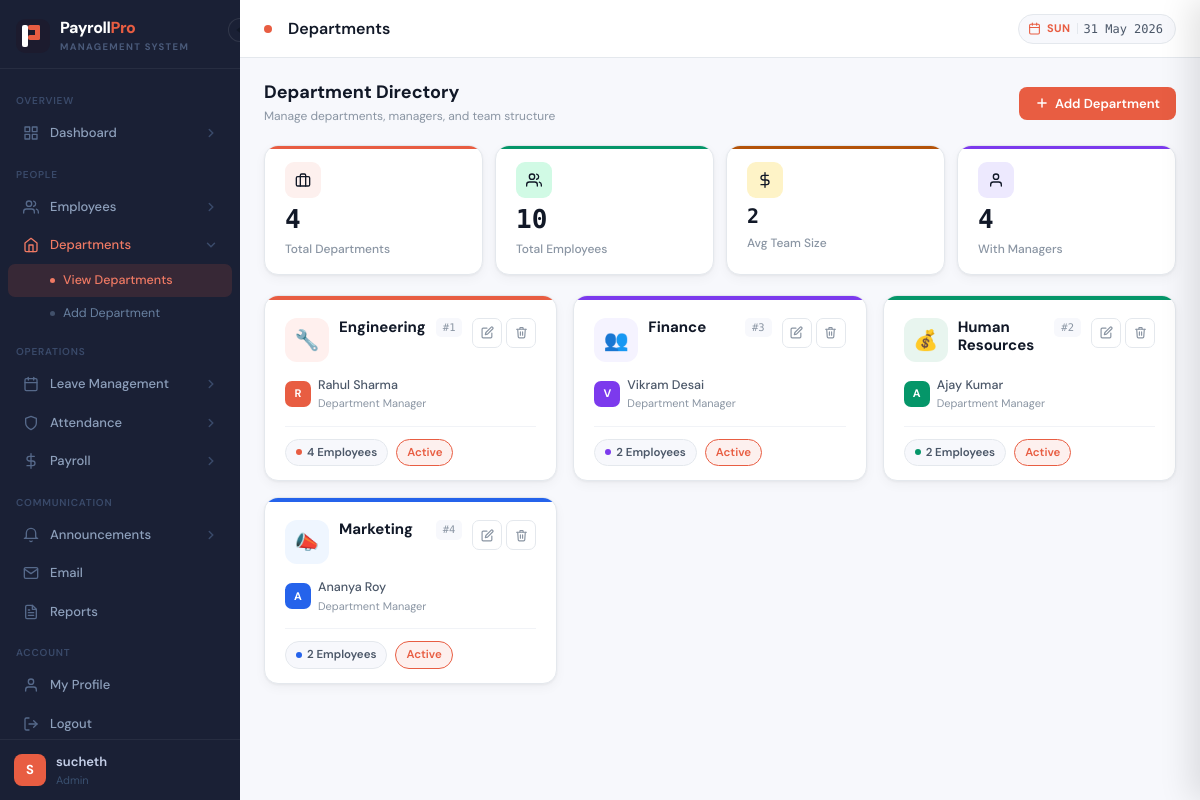
The page /departments (signed in) on the database its author committed.
### tables this page shows
CREATE TABLE departments (
        department_id INTEGER PRIMARY KEY AUTOINCREMENT,
        dept_name TEXT NOT NULL UNIQUE, manager TEXT
    );

### app.py (the view)
@app.route("/departments")
@hr_required
def departments():
    conn  = get_connection()
    depts = conn.execute("""
        SELECT d.*, COUNT(e.employee_id) as emp_count
        FROM departments d
        LEFT JOIN employees e ON e.department_id=d.department_id AND e.status='Active'
        GROUP BY d.department_id ORDER BY d.dept_name
    """).fetchall()
    conn.close()
    open_modal = request.args.get("open") == "add"
    return render_template("departments.html", departments=depts, open_modal=open_modal)

### app.py (called while the page is built)
def hr_required(f):
    from functools import wraps
    @wraps(f)
    def decorated(*args, **kwargs):
        if "user_id" not in session:
            return redirect(url_for("login"))
        if session.get("role") not in ("admin", "hr"):
            flash("Access denied. HR/Admin only.", "danger")
            return redirect(url_for("dashboard"))
        return f(*args, **kwargs)
    return decorated

@app.context_processor
def inject_globals():
    return {"now": datetime.date.today(), "calendar": calendar}

### database.py (called while the page is built)
def get_db_path(username=None):
    DEMO_USERS = {"admin", "hr", "amit"}
    if username is None:
        try:
            from flask import session
            username = session.get("db_owner") or session.get("username", "")
        except RuntimeError:
            return DEMO_DB
    if not username or username.lower() in DEMO_USERS:
        return DEMO_DB
    safe = "".join(c for c in username.lower() if c.isalnum() or c == "_")
    return os.path.join(BASE_DIR, f"payroll_{safe}.db")

def get_connection(username=None):
    db_path = get_db_path(username)
    conn = sqlite3.connect(db_path, timeout=30, check_same_thread=False)
    conn.row_factory = sqlite3.Row
    conn.execute("PRAGMA foreign_keys = ON")
    conn.execute("PRAGMA journal_mode = WAL")
    return conn

### templates/departments.html (shortened to what this page needs)
{% extends "base.html" %}
{% block page_title %}Departments{% endblock %}
{% block content %}
<div class="dp-page">
  <div class="dp-header">
    <div>
      <div class="dp-header-title">Department Directory</div>
      <div class="dp-header-sub">Manage departments, managers, and team structure</div>
    </div>
    <div class="dp-header-actions">
      <button class="btn btn-primary" onclick="toggleModal('addDeptModal')">
        <svg width="14" height="14" viewBox="0 0 24 24" fill="none" stroke="currentColor" stroke-width="2.5" stroke-linecap="round" stroke-linejoin="round"><line x1="12" y1="5" x2="12" y2="19"/><line x1="5" y1="12" x2="19" y2="12"/></svg>
        Add Department
      </button>
    </div>
  </div>
  <div class="dp-kpis">
    <div class="stat-card dp-kpi-total">
      <div class="stat-icon">
        <svg width="16" height="16" viewBox="0 0 24 24" fill="none" stroke="currentColor" stroke-width="2" stroke-linecap="round" stroke-linejoin="round"><rect x="2" y="7" width="20" height="14" rx="2"/><path d="M16 21V5a2 2 0 0 0-2-2h-4a2 2 0 0 0-2 2v16"/></svg>
      </div>
      <div class="stat-value">{{ departments|length }}</div>
      <div class="stat-label">Total Departments</div>
    </div>
    <div class="stat-card dp-kpi-emp">
      <div class="stat-icon">
        <svg width="16" height="16" viewBox="0 0 24 24" fill="none" stroke="currentColor" stroke-width="2" stroke-linecap="round" stroke-linejoin="round"><path d="M17 21v-2a4 4 0 0 0-4-4H5a4 4 0 0 0-4 4v2"/><circle cx="9" cy="7" r="4"/><path d="M23 21v-2a4 4 0 0 0-3-3.87"/><path d="M16 3.13a4 4 0 0 1 0 7.75"/></svg>
      </div>
      <div class="stat-value">{{ departments|sum(attribute='emp_count') }}</div>
      <div class="stat-label">Total Employees</div>
    </div>
    <div class="stat-card dp-kpi-avg">
      <div class="stat-icon">
        <svg width="16" height="16" viewBox="0 0 24 24" fill="none" stroke="currentColor" stroke-width="2" stroke-linecap="round" stroke-linejoin="round"><line x1="12" y1="1" x2="12" y2="23"/><path d="M17 5H9.5a3.5 3.5 0 0 0 0 7h5a3.5 3.5 0 0 1 0 7H6"/></svg>
      </div>
      <div class="stat-value" style="font-size:20px;">
        {% if departments|length > 0 %}
          {{ (departments|sum(attribute='emp_count') / departments|length)|round(0,'floor')|int }}
        {% else %}0{% endif %}
      </div>
      <div class="stat-label">Avg Team Size</div>
    </div>
    <div class="stat-card dp-kpi-mgr">
      <div class="stat-icon">
        <svg width="16" height="16" viewBox="0 0 24 24" fill="none" stroke="currentColor" stroke-width="2" stroke-linecap="round" stroke-linejoin="round"><path d="M20 21v-2a4 4 0 0 0-4-4H8a4 4 0 0 0-4 4v2"/><circle cx="12" cy="7" r="4"/></svg>
      </div>
      <div class="stat-value">{{ departments|selectattr('manager')|list|length }}</div>
      <div class="stat-label">With Managers</div>
    </div>
  </div>
  <div class="dp-grid" id="deptGrid">
    {% for d in departments %}
    {% set ci = loop.index0 % 6 %}
    {% set icons = ['🔧','👥','💰','📣','🏢','📊'] %}
    {% set dept_icon = icons[ci] %}
    <div class="dp-card">
      <div class="dp-card-accent dp-acc-{{ ci }}"></div>
      <div class="dp-card-body">
        <div class="dp-card-top">
          <div class="dp-icon-wrap dp-ic-{{ ci }}">{{ dept_icon }}</div>
          <div style="flex:1;">
            <div class="dp-card-name">{{ d.dept_name }}</div>
          </div>
          <span class="dp-card-id">#{{ d.department_id }}</span>
          <div class="dp-actions">
            <button class="dp-action-btn dp-action-btn-edit"
              title="Edit Department"
              onclick="openEditDept({{ d.department_id }},'{{ d.dept_name }}','{{ d.manager or '' }}')">
              <svg width="13" height="13" viewBox="0 0 24 24" fill="none" stroke="currentColor" stroke-width="2.2" stroke-linecap="round" stroke-linejoin="round"><path d="M11 4H4a2 2 0 0 0-2 2v14a2 2 0 0 0 2 2h14a2 2 0 0 0 2-2v-7"/><path d="M18.5 2.5a2.121 2.121 0 0 1 3 3L12 15l-4 1 1-4 9.5-9.5z"/></svg>
            </button>
            <a href="{{ url_for('delete_department', did=d.department_id) }}"
               onclick="return confirm('Delete {{ d.dept_name }}? This only works if no active employees.')"
               class="dp-action-btn dp-action-btn-danger" title="Delete">
            </a>
          </div>
        </div>
        <div class="dp-mgr-row">
          {% if d.manager %}
          <div class="dp-mgr-av dp-acc-{{ ci }}">{{ d.manager[0] }}</div>
          <div>
            <div class="dp-mgr-name">{{ d.manager }}</div>
            <div class="dp-mgr-role">Department Manager</div>
          </div>
          {% else %}
          <div class="dp-mgr-av" style="background:var(--grey-bg);color:var(--text-3);">—</div>
          <div>
            <div class="dp-mgr-name" style="color:var(--text-3);">No manager assigned</div>
            <div class="dp-mgr-role">Click edit to assign one</div>
          </div>
          {% endif %}
        </div>
        <div class="dp-stats-row">
          <div class="dp-stat-pill">
            <span class="dp-stat-pill-dot dp-acc-{{ ci }}"></span>
            {{ d.emp_count }} Employee{% if d.emp_count != 1 %}s{% endif %}
          </div>
          <div class="dp-stat-pill" style="background:var(--brand-dim);border-color:var(--brand);color:var(--brand);">
            Active
          </div>
        </div>
      </div>
    </div>
    {% endfor %}
  </div>
</div>
{% endblock %}

### templates/base.html (style rules this page uses)
:root { --brand: #e85d42; --brand-light: #d44f36; --brand-dim: #fdf0ee; --brand-glow: rgba(232,93,66,.13); --accent: #f59e0b; --sidebar-bg: #1a2035; --sidebar-w: 240px; --sidebar-w-sm: 60px; --bg: #f7f8fc; --surface: #ffffff; --border: #e4e8ed; --border-light: #f1f3f7; --text-1: #111827; --text-2: #4b5768; --text-3: #8a95a3; --green: #059669; --green-bg: #d1fae5; --red: #dc2626; --red-bg: #fee2e2; --amber: #b45309; --amber-bg: #fef3c7; --blue: #2563eb; --blue-bg: #dbeafe; --purple: #7c3aed; --purple-bg: #ede9fe; --grey: #6b7280; --grey-bg: #f3f4f6; --radius: 10px; --radius-lg: 14px; --shadow: 0 1px 3px rgba(0,0,0,.06), 0 4px 12px rgba(0,0,0,.04); --shadow-md:0 4px 16px rgba(0,0,0,.10); --font: 'DM Sans', system-ui, sans-serif; --mono: 'DM Mono', monospace; --anim: 220ms cubic-bezier(.4,0,.2,1); }
*, *::before, *::after { box-sizing: border-box; margin: 0; padding: 0; }
html { height: 100%; }
body { font-family: var(--font); background: var(--bg); color: var(--text-1); min-height: 100%; display: flex; font-size: 14px; line-height: 1.5; }
.stat-card { transition: transform .2s cubic-bezier(.22,1,.36,1), box-shadow .2s cubic-bezier(.22,1,.36,1) !important; }
.stat-card { background: var(--surface); border: 1px solid var(--border); border-radius: var(--radius-lg); padding: 16px 20px; box-shadow: var(--shadow); display: flex; flex-direction: column; gap: 8px; cursor: pointer; transition: box-shadow var(--anim), transform var(--anim), border-color var(--anim); position: relative; overflow: hidden; text-decoration: none; }
.stat-card::before { content: ''; position: absolute; top: 0; left: 0; right: 0; height: 3px; background: var(--card-accent, var(--brand)); border-radius: var(--radius-lg) var(--radius-lg) 0 0; }
.stat-icon { width: 36px; height: 36px; border-radius: 9px; display: flex; align-items: center; justify-content: center; font-size: 17px; background: var(--card-bg, var(--brand-dim)); flex-shrink: 0; }
.stat-value { font-size: 26px; font-weight: 700; color: var(--text-1); line-height: 1; font-family: var(--mono); }
.stat-label { font-size: 12px; color: var(--text-3); font-weight: 500; }
.btn { display: inline-flex; align-items: center; gap: 6px; padding: 8px 16px; border-radius: 8px; font-size: 13px; font-weight: 600; font-family: var(--font); cursor: pointer; border: none; text-decoration: none; transition: all var(--anim); white-space: nowrap; }
.btn-primary { background: var(--brand); color: #fff; }

### rows shown on the page
departments: dept_icon "🔧", dept_name "Engineering", department_id "1", manager "R", manager "Rahul Sharma", emp_count "4"
departments: dept_icon "👥", dept_name "Finance", department_id "3", manager "V", manager "Vikram Desai", emp_count "2"
departments: dept_icon "💰", dept_name "Human Resources", department_id "2", manager "A", manager "Ajay Kumar", emp_count "2"
departments: dept_icon "📣", dept_name "Marketing", department_id "4", manager "A", manager "Ananya Roy", emp_count "2"

### other values the page prints
{{ session.username[0].upper() if session.username else 'U' }} "S"
{{ session.username }} "sucheth"
{{ session.role | capitalize }} "Admin"
{{ departments|length }} "4"
{{ departments|sum(attribute='emp_count') }} "10"
{{ departments|selectattr('manager')|list|length }} "4"
